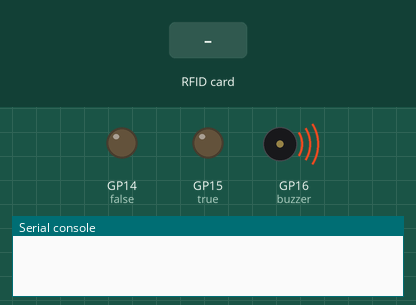
Recording of a program running on a simulated Raspberry Pi Pico running MicroPython. On the bench: output pins drawn as LEDs (lit = HIGH), buzzer (waves = sounding, pin HIGH), the last lines printed to the serial console. The inputs (shaded band) are chosen by the test bench.

Above: at 1.2 s.
1.3 s: RFID card E5 8A 62 23 held to the reader
At 2.1 s:
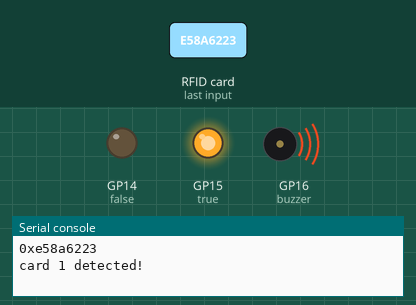
4.1 s: RFID card 5E 7A 19 C4 held to the reader
At 5.0 s:
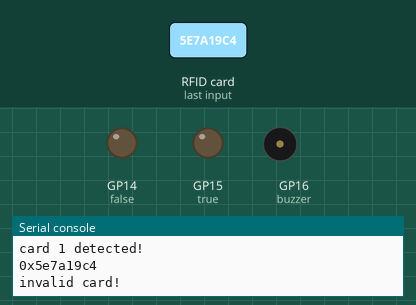
7.1 s: RFID card F7 65 BD 60 held to the reader
At 8.06 s:
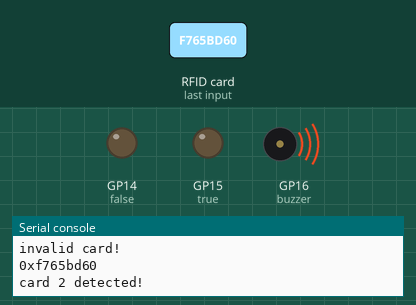
Timing chart, 0 to 11.0 s (numbered marks = the images above; inputs shaded):
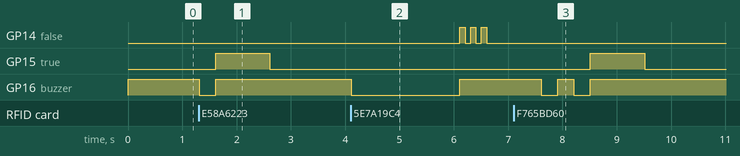

Measured:
- after the input at 1.3 s, GP15 (true): LOW → HIGH after 0.31 s, → LOW 1.0 s later; GP16 (buzzer): HIGH → LOW at once, → HIGH 0.30 s later
- after the input at 4.1 s, GP14 (false): alternates HIGH for 0.10 s and LOW for 0.10 s, 6 changes in all, then stays LOW, starting after 2.0 s; GP16 (buzzer): HIGH → LOW at once, → HIGH 2.0 s later
- after the input at 7.1 s, GP15 (true): LOW → HIGH after 1.4 s, → LOW 1.0 s later; GP16 (buzzer): alternates HIGH for 0.30 s and LOW for 0.30 s, 4 changes in all, then stays HIGH, starting after 0.51 s

The program:

RFID.py
```python
################################
# RFID interface with the RPi Pico
# Author: Dharmendra Kumar Yadav
"""
Pico Pins      RFID Pins
GP5            SDA
GP6            SCK
GP7            MOSI
GP4            MISO
 -               IRQ
GND            GND
GP18           RST
3.3V           3.3V
***********************************************
Pico Pins      Devices
GP14           Red LED through 220ohm resistor
GP15           Green LED through 220ohm resistor
GP16           Buzzer I/O pin

"""
################################
import time
from machine import I2C, Pin, SPI #import I2C,Pin,SPI library
from mfrc522 import MFRC522 #import RFID reader library
buzzer= Pin(16, Pin.OUT) #set buzzer to GP16
buzzer.value(1)
true = Pin(15, Pin.OUT)  #set Green LED to GP15
false = Pin(14, Pin.OUT) #set Red LED to GP14
sck = Pin(6, Pin.OUT)    #set RFID sck to GP6
mosi = Pin(7, Pin.OUT)   #set RFID mosi to GP7
miso = Pin(4, Pin.OUT)   #set RFID miso to GP4
sda = Pin(5, Pin.OUT)    #set RFID sda to GP5
rst = Pin(18, Pin.OUT)   #set RFID rst to GP18
spi = SPI(0, baudrate=100000, polarity=0, phase=0, sck=sck, mosi=mosi, miso=miso) #initial SPI
card1 = "0xe58a6223" #change this value to match your testing RFID card 1
card2 = "0xf765bd60" #change this value to match your testing RFID card 2

while True:
    rdr = MFRC522(spi, sda, rst) #initialize reader
    (stat, tag_type) = rdr.request(rdr.REQIDL) #read card ud
    if stat == rdr.OK:
        (stat, raw_uid) = rdr.anticoll()
        if stat == rdr.OK:
            uid = ("0x%02x%02x%02x%02x" % (raw_uid[0], raw_uid[1], raw_uid[2], raw_uid[3]))
            print(uid)
            if uid == card1: #if ID matches card 1, buzzer beep once, turn on Green LED
                print("card 1 detected!")
                buzzer.value(0)
                time.sleep(0.3)
                buzzer.value(1)
                true.value(1)
                time.sleep(1)
                true.value(0)
                time.sleep(1)
            elif uid == card2:
                print("card 2 detected!")  #if ID matches card 2, buzzer beep twice, turn on Green LED
                buzzer.value(0)
                time.sleep(0.3)
                buzzer.value(1)
                time.sleep(0.3)
                buzzer.value(0)
                time.sleep(0.3)
                buzzer.value(1)
                true.value(1)
                time.sleep(1)
                true.value(0)
                time.sleep(1)
            else:  #if ID doesn't match any card, long beep, turn on Red LED
                print("invalid card!")
                buzzer.value(0)
                time.sleep(2)
                buzzer.value(1)
                false.value(1)
                time.sleep(0.1)
                false.value(0)
                time.sleep(0.1)
                false.value(1)
                time.sleep(0.1)
                false.value(0)
                time.sleep(0.1)
                false.value(1)
                time.sleep(0.1)
                false.value(0)
                time.sleep(1)
```
